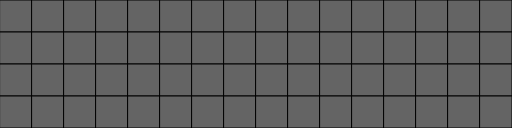
Frame 1 (no input)
Frame 60 (no input): identical to frame 1, image omitted
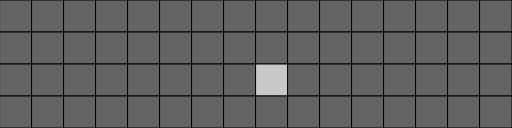
Frame 120 (the mouse pressed at the canvas centre since frame 60)

The p5.js sketch that drew these frames (run headless with seeded random() and noise() and a simulated clock; from frame 60 on, the mouse is pressed at the canvas centre):

// p5.js sketch
// ── sketch.js
var squaresAcross = 16
var squaresHigh = 4
var squareSize = 32
var onOrOff = []

function setup() {
  // create canvas of the right size
  var horSize = squareSize * squaresAcross
  var verSize = squareSize * squaresHigh
  createCanvas(horSize, verSize)

  // initilize 2D array "onOrOff" as all values "off" (0)
  for (var row = 0; row < squaresHigh; row++) {
    onOrOff[row] = [] // row starts out empty
    for (var col = 0; col < squaresAcross; col++) {
      onOrOff[row][col] = 0
    }
  }
}

function draw() {
  var numSquares = squaresAcross * squaresHigh
  for (var row = 0; row < squaresHigh; row++) {
    for (var col = 0; col < squaresAcross; col++) {
      x = col * squareSize
      y = row * squareSize
      fill(100) // default to dark
      if (onOrOff[row][col]) {
        fill(200) // but if "on" then square is light instead
      }
      square(x, y, squareSize)
    }
  }
}

function mousePressed() {
  var col = int(mouseX / squareSize)
  var row = int(mouseY / squareSize)
  // flip between 0 and 1 (or vice versa)
  onOrOff[row][col] = 1 - onOrOff[row][col] 
}
